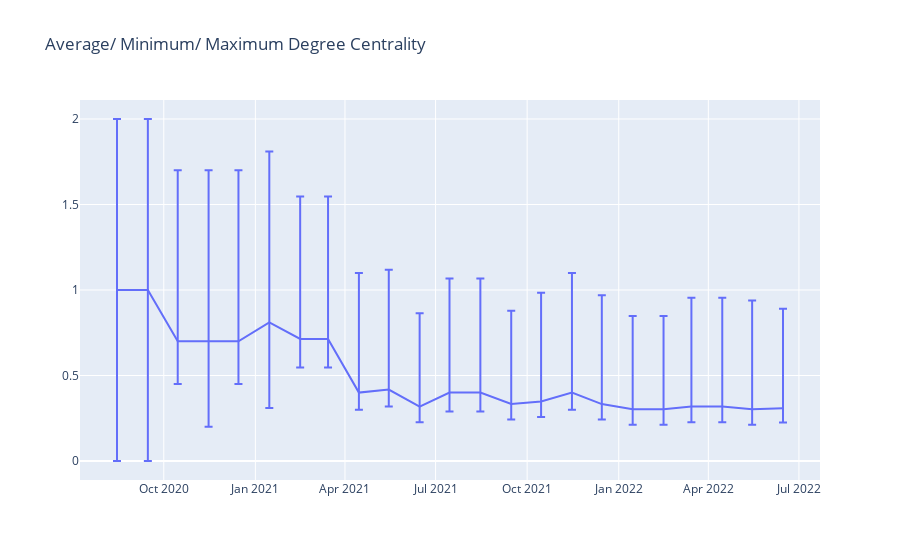

The notebook cell this image was saved under:
### Code cell
import plotly.graph_objects as go

fig = go.Figure(data=go.Scatter(
            x=df_summary_stats.date,
            y=df_summary_stats.degree_centrality_avg,
            error_y=dict(
                type='data',
                symmetric=False,
                array=df_summary_stats.degree_centrality_max,
                arrayminus=df_summary_stats.degree_centrality_min
                ),
            ),
            layout=go.Layout(title=go.layout.Title(text="Average/ Minimum/ Maximum Degree Centrality"))
)
fig.show()

### Figure 1 — Plotly figure (JSON) as saved in the notebook; plotly's stock layout.template omitted (floating-point values rounded to 4 significant figures)
{"data": [{"error_y": {"array": [1, 1, 1, 1, 1, 1, 0.833, 0.833, 0.7, 0.7, 0.5455, 0.6667, 0.6667, 0.545, 0.636, 0.7, 0.636, 0.5455, 0.5455, 0.636, 0.636, 0.636, 0.583], "arrayminus": [1, 1, 0.25, 0.5, 0.25, 0.5, 0.167, 0.167, 0.1, 0.1, 0.09091, 0.1111, 0.1111, 0.091, 0.091, 0.1, 0.091, 0.09091, 0.09091, 0.091, 0.091, 0.091, 0.083], "symmetric": false, "type": "data"}, "type": "scatter", "x": ["2020-08-15", "2020-09-15", "2020-10-15", "2020-11-15", "2020-12-15", "2021-01-15", "2021-02-15", "2021-03-15", "2021-04-15", "2021-05-15", "2021-06-15", "2021-07-15", "2021-08-15", "2021-09-15", "2021-10-15", "2021-11-15", "2021-12-15", "2022-01-15", "2022-02-15", "2022-03-15", "2022-04-15", "2022-05-15", "2022-06-15"], "y": [1, 1, 0.7, 0.7, 0.7, 0.81, 0.714, 0.714, 0.4, 0.418, 0.3182, 0.4, 0.4, 0.333, 0.348, 0.4, 0.333, 0.303, 0.303, 0.318, 0.318, 0.303, 0.308]}], "layout": {"title": {"text": "Average/ Minimum/ Maximum Degree Centrality"}}}
